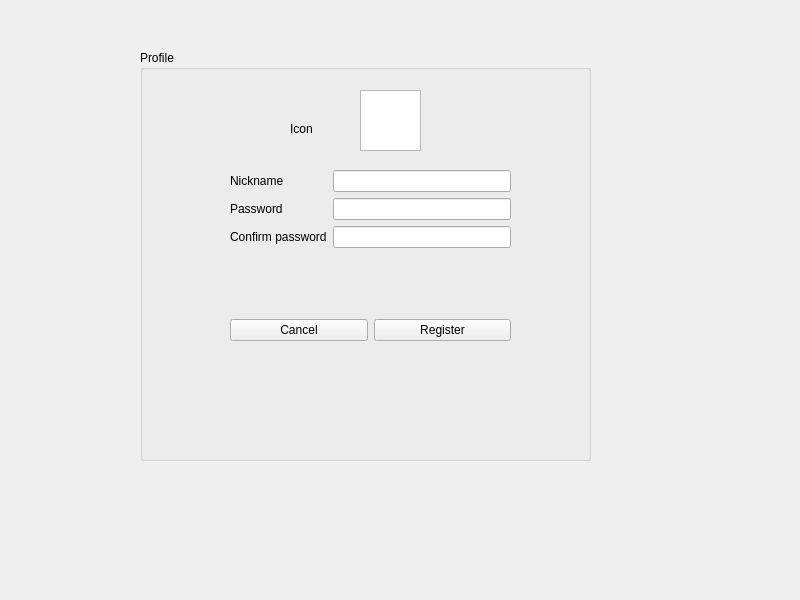
<?xml version="1.0" encoding="UTF-8"?>
<ui version="4.0">
 <class>registrationform</class>
 <widget class="QMainWindow" name="registrationform">
  <property name="windowModality">
   <enum>Qt::ApplicationModal</enum>
  </property>
  <property name="geometry">
   <rect>
    <x>0</x>
    <y>0</y>
    <width>800</width>
    <height>600</height>
   </rect>
  </property>
  <property name="windowTitle">
   <string>Form</string>
  </property>
  <widget class="QWidget" name="centralwidget">
   <widget class="QGroupBox" name="groupBox">
    <property name="geometry">
     <rect>
      <x>140</x>
      <y>50</y>
      <width>451</width>
      <height>411</height>
     </rect>
    </property>
    <property name="title">
     <string>Profile</string>
    </property>
    <widget class="QLabel" name="label">
     <property name="geometry">
      <rect>
       <x>150</x>
       <y>70</y>
       <width>41</width>
       <height>17</height>
      </rect>
     </property>
     <property name="text">
      <string>Icon</string>
     </property>
    </widget>
    <widget class="QGraphicsView" name="graphicsView">
     <property name="geometry">
      <rect>
       <x>220</x>
       <y>40</y>
       <width>61</width>
       <height>61</height>
      </rect>
     </property>
    </widget>
    <widget class="QWidget" name="formLayoutWidget">
     <property name="geometry">
      <rect>
       <x>90</x>
       <y>120</y>
       <width>281</width>
       <height>111</height>
      </rect>
     </property>
     <layout class="QFormLayout" name="formLayout">
      <item row="0" column="0">
       <widget class="QLabel" name="label_2">
        <property name="text">
         <string>Nickname </string>
        </property>
       </widget>
      </item>
      <item row="0" column="1">
       <widget class="QLineEdit" name="lineEdit"/>
      </item>
      <item row="1" column="0">
       <widget class="QLabel" name="label_3">
        <property name="text">
         <string>Password</string>
        </property>
       </widget>
      </item>
      <item row="1" column="1">
       <widget class="QLineEdit" name="lineEdit_2">
        <property name="echoMode">
         <enum>QLineEdit::Password</enum>
        </property>
       </widget>
      </item>
      <item row="2" column="0">
       <widget class="QLabel" name="label_4">
        <property name="text">
         <string>Confirm password</string>
        </property>
       </widget>
      </item>
      <item row="2" column="1">
       <widget class="QLineEdit" name="lineEdit_3">
        <property name="echoMode">
         <enum>QLineEdit::Password</enum>
        </property>
       </widget>
      </item>
     </layout>
    </widget>
    <widget class="QWidget" name="horizontalLayoutWidget">
     <property name="geometry">
      <rect>
       <x>90</x>
       <y>250</y>
       <width>281</width>
       <height>61</height>
      </rect>
     </property>
     <layout class="QHBoxLayout" name="horizontalLayout">
      <item>
       <widget class="QPushButton" name="pushButton_2">
        <property name="text">
         <string>Cancel</string>
        </property>
       </widget>
      </item>
      <item>
       <widget class="QPushButton" name="pushButton">
        <property name="cursor">
         <cursorShape>PointingHandCursor</cursorShape>
        </property>
        <property name="text">
         <string>Register</string>
        </property>
       </widget>
      </item>
     </layout>
    </widget>
   </widget>
  </widget>
 </widget>
 <tabstops>
  <tabstop>lineEdit</tabstop>
  <tabstop>lineEdit_2</tabstop>
  <tabstop>lineEdit_3</tabstop>
  <tabstop>pushButton_2</tabstop>
  <tabstop>pushButton</tabstop>
  <tabstop>graphicsView</tabstop>
 </tabstops>
 <resources/>
 <connections/>
</ui>
